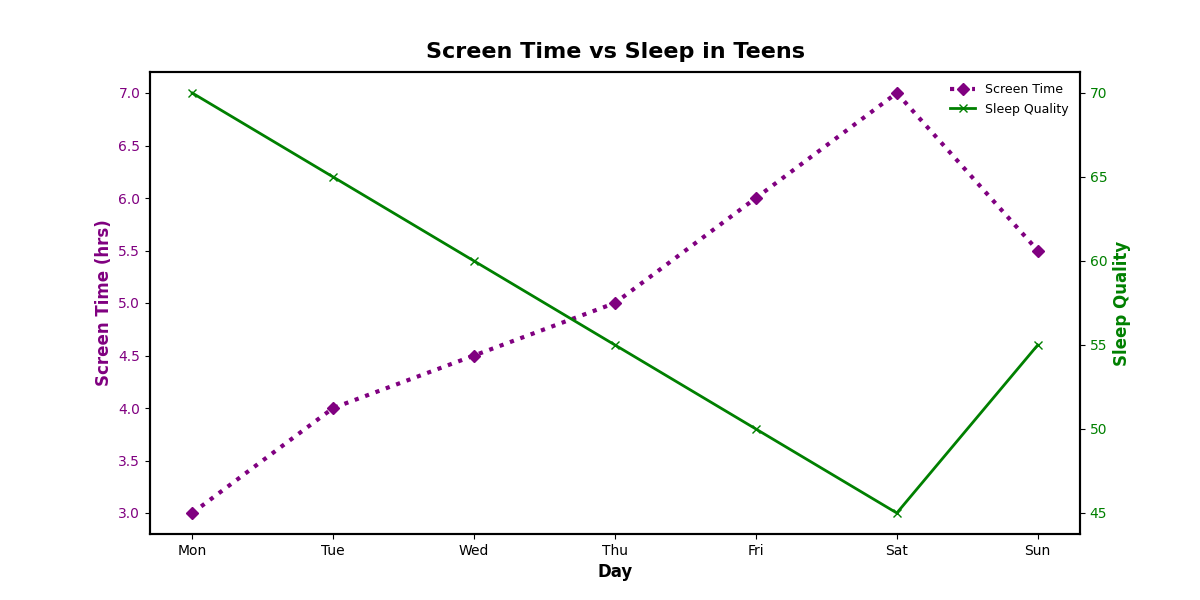

This chart was generated by the following Python code:
import matplotlib.pyplot as plt
import numpy as np

# Days
days = ['Mon', 'Tue', 'Wed', 'Thu', 'Fri', 'Sat', 'Sun']
x = np.arange(len(days))

# Data: Screen time and sleep quality index
screen_time = [3, 4, 4.5, 5, 6, 7, 5.5]
sleep_quality_index = [70, 65, 60, 55, 50, 45, 55]

fig, ax1 = plt.subplots(figsize=(12, 6))

# Screen time
color = 'purple'
ax1.set_xlabel('Day', fontsize=12, fontweight='bold')
ax1.set_ylabel('Screen Time (hrs)', color=color, fontsize=12, fontweight='bold')
ax1.plot(days, screen_time, color=color, marker='D', linestyle=':', linewidth=3, label='Screen Time')
ax1.tick_params(axis='y', labelcolor=color)

# Grid
# Removed grid lines as they are optional stylistic elements
# ax1.grid(which='both', linestyle='--', linewidth=0.5, alpha=0.6)

# Sleep quality index
ax2 = ax1.twinx()
color = 'green'
ax2.set_ylabel('Sleep Quality', color=color, fontsize=12, fontweight='bold')
ax2.plot(days, sleep_quality_index, color=color, marker='x', linestyle='-', linewidth=2, label='Sleep Quality')
ax2.tick_params(axis='y', labelcolor=color)

# Title
plt.title('Screen Time vs Sleep in Teens', fontsize=16, fontweight='bold', pad=10)

# Legends
lines_1, labels_1 = ax1.get_legend_handles_labels()
lines_2, labels_2 = ax2.get_legend_handles_labels()
ax1.legend(lines_1 + lines_2, labels_1 + labels_2, loc='upper right', fontsize=9, frameon=False)

# Border
for spine in ax1.spines.values():
    spine.set_linewidth(1.5)
for spine in ax2.spines.values():
    spine.set_linewidth(1.5)

# Display
plt.show()
